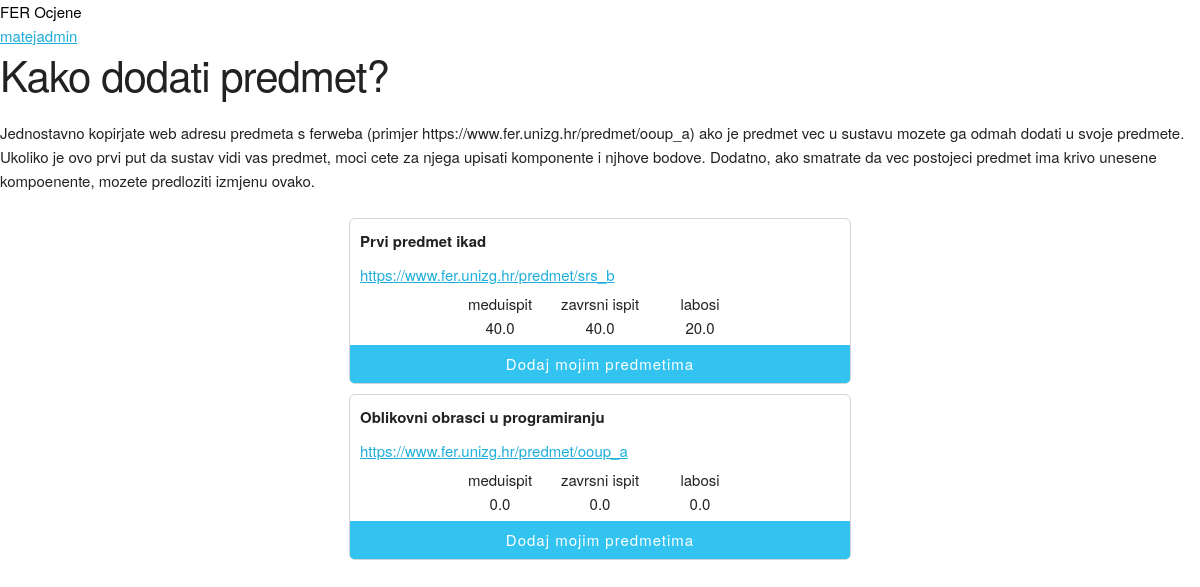
Screenshot of / (signed in) with the database file from the repository.
### fer_grades/models.py (models this page shows, shortened)
class Predmet(models.Model):
    name = models.CharField(max_length=100)
    fer_url = models.CharField(max_length=60, unique=True)
    class Meta:
        verbose_name_plural = "Predmeti"

class Komponenta(models.Model):
    name = models.CharField(max_length=200)
    predmet = models.ForeignKey(Predmet, on_delete=models.CASCADE)
    max_points = models.FloatField(default=0)
    class Meta:
        verbose_name_plural = "Komponente"

### fer_grades/views.py (the view)
# urls.py: path('', HomeView.as_view(), name='home'),
class HomeView(TemplateView):
    template_name = "home.html"
    def get(self, request):
        predmeti = Predmet.objects.all()
        return render(request, self.template_name, {'predmeti': predmeti})

### fer_grades/templates/home.html
{% extends "base.html" %}
{% block content %}
<h2>Kako dodati predmet?</h2>
<p>Jednostavno kopirjate web adresu predmeta s ferweba (primjer https://www.fer.unizg.hr/predmet/ooup_a)
    ako je predmet vec u sustavu mozete ga odmah dodati u svoje predmete.
    Ukoliko je ovo prvi put da sustav vidi vas predmet, moci cete za njega upisati komponente i njhove bodove.
    Dodatno, ako smatrate da vec postojeci predmet ima krivo unesene kompoenente, mozete predloziti izmjenu ovako.
</p>
{%for predmet in predmeti %}
<div class="card">
    <div class="card_title">{{predmet.name}}</div>
    <a class="fer_url" href="{{predmet.fer_url}}" target="_blank">{{predmet.fer_url}}</a>
    <div class="card_component_wrapper">
        {%for komponenta in predmet.komponenta_set.all %}
        <div>
            <p>{{komponenta.name}}</p>
            <p>{{komponenta.max_points}}</p>
        </div>
        {% endfor %}
    </div>
    <a href="/add-predmet/{{predmet.id}}/">
        <button class="button-primary add_predmet_btn">Dodaj mojim predmetima</button>
    </a>
</div>
{% endfor %}
{% endblock %}

### fer_grades/templates/base.html (shortened to what this page needs)
{% load static %}
<!DOCTYPE html>
<html>
<head>
    <link rel="stylesheet" href="{% static 'css/skeleton.css' %}">
    <link rel="stylesheet" href="{% static 'css/normalize.css' %}">
    <link rel="stylesheet" href="{% static 'style.css' %}">
</head>
<body>
    <div class="toolbar">
        <a href="/" style="text-decoration:none; color:black">
            FER Ocjene
        </a>
    </div>
<a href="/moj-predmeti"> {{user}}</a>
    {% block content %}
    {% endblock %}
</body>
</html>

### fer_grades/static/css/skeleton.css (style rules this page uses)
html { font-size: 62.5%; }
body { font-size: 1.5em; line-height: 1.6; font-weight: 400; font-family: "Raleway", "HelveticaNeue", "Helvetica Neue", Helvetica, Arial, sans-serif; color: #222; }
h1, h2, h3, h4, h5, h6 { margin-top: 0; margin-bottom: 2rem; font-weight: 300; }
h2 { font-size: 3.6rem; line-height: 1.25; letter-spacing: -.1rem; }
@media (min-width: 550px) { h2 { font-size: 4.2rem; } }
p { margin-top: 0; }
a { color: #1EAEDB; }
.button, button, input[type="submit"], input[type="reset"], input[type="button"] { display: inline-block; height: 38px; padding: 0 30px; color: #555; text-align: center; font-size: 11px; font-weight: 600; line-height: 38px; letter-spacing: .1rem; text-transform: uppercase; text-decoration: none; white-space: nowrap; background-color: transparent; border-radius: 4px; border: 1px solid #bbb; cursor: pointer; box-sizing: border-box; }
.button.button-primary, button.button-primary, input[type="submit"].button-primary, input[type="reset"].button-primary, input[type="button"].button-primary { color: #FFF; background-color: #33C3F0; border-color: #33C3F0; }
button, .button { margin-bottom: 1rem; }
pre, blockquote, dl, figure, table, p, ul, ol, form { margin-bottom: 2.5rem; }

### fer_grades/static/style.css (style rules this page uses)
.card { display: grid; grid-template-rows: auto auto auto auto; width: min(500px, 80vw); margin: 10px auto; border: 1px solid lightgray; border-radius: 6px; }
.fer_url { margin: 0 10px; }
.card p { margin: 0; }
.card_component_wrapper { display: flex; flex-wrap: wrap; justify-content: center; }
.card_component_wrapper div { flex: 0 1 90px; margin: 5px; text-align: center; }
.card_title { margin: 10px; font-weight: bold; }
.add_predmet_btn { border-radius: 0 0 4px 4px; width: 100%; }

### rows the page displays
Predmet: name "Prvi predmet ikad", fer_url "https://www.fer.unizg.hr/predmet/srs_b"
Komponenta: name "meduispit", max_points "40.0"
Komponenta: name "zavrsni ispit", max_points "40.0"
Komponenta: name "labosi", max_points "20.0"
Predmet: name "Oblikovni obrasci u programiranju", fer_url "https://www.fer.unizg.hr/predmet/ooup_a"
Komponenta: name "meduispit", max_points "0.0"
Komponenta: name "zavrsni ispit", max_points "0.0"
Komponenta: name "labosi", max_points "0.0"

### other values shown
{{ user }} "matejadmin"
